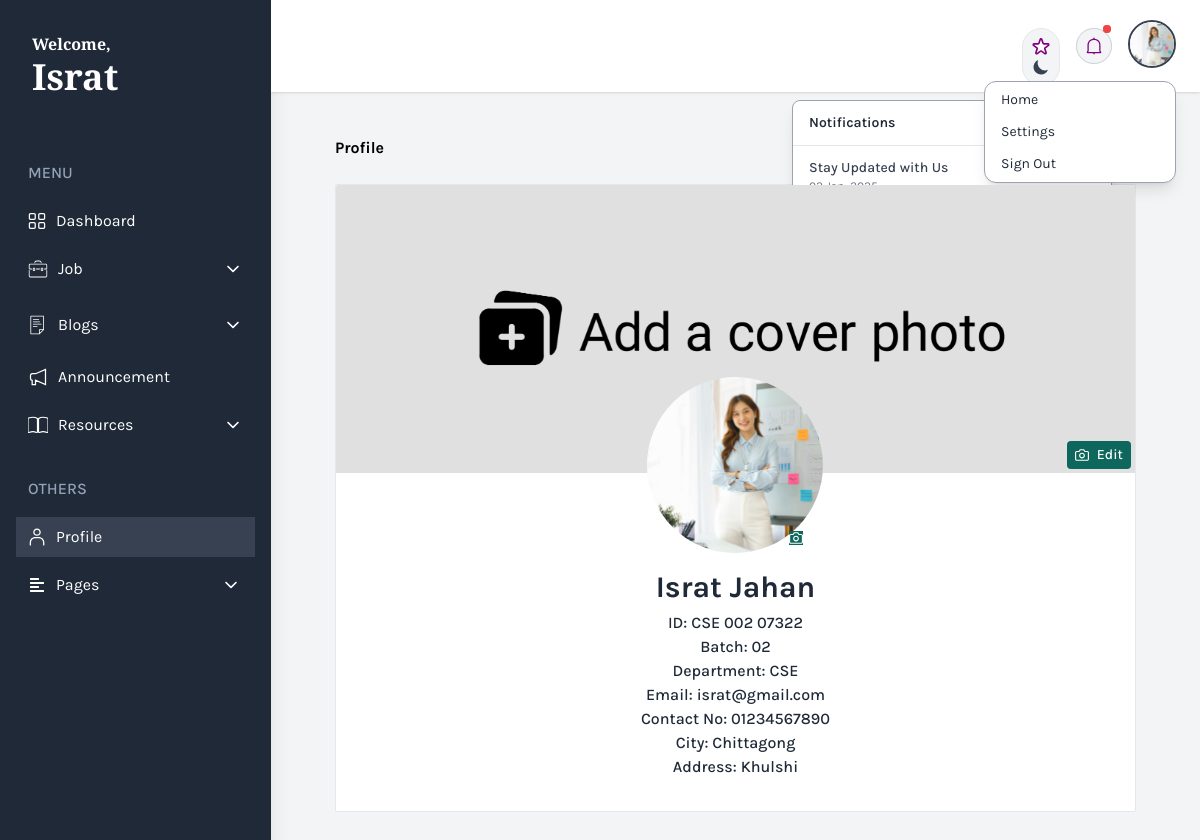
/alumni/alumni_profile.php (signed in), run on the app's committed database.
### tables this page shows
CREATE TABLE `user` (
  `u_id` varchar(20) NOT NULL,
  `first_Name` varchar(100) NOT NULL,
  `last_Name` varchar(100) NOT NULL,
  `email` varchar(100) NOT NULL,
  `password` varchar(100) NOT NULL,
  `status` varchar(100) NOT NULL,
  `role` varchar(100) NOT NULL
);

CREATE TABLE `announcement` (
  `announcement_id` varchar(30) NOT NULL,
  `title` varchar(255) NOT NULL,
  `content` text NOT NULL,
  `created_at` timestamp NOT NULL DEFAULT current_timestamp(),
  `read_state` tinyint(1) DEFAULT 0
);

CREATE TABLE `alumni` (
  `alumni_id` varchar(20) NOT NULL,
  `class_id` varchar(20) NOT NULL,
  `batch` varchar(20) NOT NULL,
  `passing_year` varchar(20) NOT NULL,
  `contact_number` varchar(15) NOT NULL,
  `full_address` varchar(200) NOT NULL,
  `city` varchar(100) NOT NULL,
  `id_photo` varchar(200) NOT NULL,
  `department` text NOT NULL,
  `created_at` timestamp NOT NULL DEFAULT current_timestamp()
);

### alumni/alumni_profile.php (the view, shortened to what this page needs)
<?php
	if ($_SESSION['login'] == TRUE && $_SESSION['status'] == 'Active') {
		include("../db_con/dbCon.php");
	?>
<!DOCTYPE html>
<html lang="en">
<head>
    <link href="https://cdn.jsdelivr.net/npm/daisyui@4.11.1/dist/full.min.css" rel="stylesheet" type="text/css" />
    <script src="https://cdn.tailwindcss.com"></script>
    <link href="https://cdn.jsdelivr.net/npm/tailwindcss@2.2.19/dist/tailwind.min.css" rel="stylesheet">
    <link href="https://cdnjs.cloudflare.com/ajax/libs/tailwindcss/2.2.19/tailwind.min.css" rel="stylesheet">
</head>
<body class="bg-gray-100 font-family-karla flex" x-data="setup()" :class="{ 'dark': isDark }">
    <aside class="relative h-screen w-[350px] hidden sm:block shadow-xl bg-gray-800">
        <div class="p-8 mb-5 ">
            <a class="text-white text-base font-bold font-garamond hover:text-gray-300">Welcome,</a>
            <?php
			    $a=$_SESSION['alumni_id'];
				$result = mysqli_query($db,"SELECT * FROM user, alumni WHERE user.u_id=alumni.alumni_id AND user.status='Active' AND user.u_id='$a'");
				if($row = mysqli_fetch_array($result)) {
							?>
                    <h1 class="text-4xl font-garamond font-bold text-white dark:text-white">
                    <?php echo $row['first_Name'];?></h1>
                <?php
							}
				?>
        </div>
        <nav class="text-white text-base  pt-3">
            <h3 class="mb-4 ml-7 text-base font-medium text-slate-400">MENU</h3>
            <a href="alumni_dashboard.php" class="flex items-center text-white gap-2.5 py-2 px-3 ml-4 mr-4 my-1 nav-item">
                Dashboard
            </a>
            <details class="group relative">
              <summary class="flex items-center justify-between text-white py-2 px-3 mx-4 my-2 nav-item cursor-pointer gap-2.5">
              <span class="flex-1">Job</span>
              </summary>
            </details>
            <details class="group relative">
              <summary class="flex items-center justify-between text-white gap-2.5 py-2 px-3 mx-4 my-2 nav-item cursor-pointer">
              <span class="flex-1">Blogs</span>
              </summary>
            </details>
            <a href="alumni_announcement.php" class="flex items-center text-white py-2 px-3 ml-4 mr-4 my-1 nav-item gap-2.5">
              <svg xmlns="http://www.w3.org/2000/svg" viewBox="0 0 24 24" fill="none" stroke="white" stroke-width="1.5" height="20" width="20">
                <path d="M9,8.087,21,3V21L9,15.913V21H5V15.913a2,2,0,0,1-2-2V10.087a2,2,0,0,1,2-2Z"/>
              </svg>Announcement
            </a>
            <details class="group relative">
              <summary class="flex items-center justify-between text-white py-2 px-3 mx-4 my-2 nav-item cursor-pointer gap-2.5">
              <span class="flex-1">Resources</span>
              </summary>
            </details>
      <div>
        <h3 class="mb-4 ml-7 mt-6 text-base font-medium text-slate-400">OTHERS</h3>
            <a href="alumni_profile.php" class="flex items-center text-white gap-2.5 py-2 px-3 ml-4 mr-4 my-1 active-nav-link">
                Profile
            </a>
            <details class="group relative">
              <summary class="flex items-center justify-between text-white py-2 px-3.5 mx-4 my-2 nav-item cursor-pointer">
                <i class="fas fa-align-left mr-3"></i>
                <span class="flex-1">Pages</span>
              </summary>
            </details>
      </div>
        </nav>
    </aside>
    <div class="w-full flex flex-col h-screen overflow-y-auto overflow-x-hidden dark:bg-gray-900">
        <header class="sticky top-0 z-999 w-full items-center bg-white dark:bg-gray-800 shadow pt-5 px-6 hidden sm:flex">
            <div class="w-1/2">
            <h1 class="mb-36 lg:mb-0 -ml-10 lg:-ml-0 lg:text-4xl font-garamond flex dark:text-white multicolor-text"><img src="images/logo (2).png" alt="" class="lg:w-14 w-14 -mt-1"></h1>
            </div>
            <div class="w-1/2 flex justify-end gap-4">
            <div class="pt-2">
              <button
                aria-hidden="true"
                @click="toggleTheme"
                class="group p-2 transition-colors duration-200 rounded-full bg-gray-100 border hover:bg-blue-200 dark:bg-gray-50 dark:hover:bg-gray-200 text-gray-900 focus:outline-none"
              >
              </button>
            </div>
        <div x-data="{
            dropdownOpen: false,
            unreadCount: 0,
            fetchUnreadCount() {
                fetch('check_unread.php')
                    .then(res => res.json())
                    .then(data => {
                        this.unreadCount = data.unread_count;
                    });
            },
            markAsRead() {
                fetch('mark_as_read.php', { method: 'POST' })
                    .then(() => {
                        this.unreadCount = 0; // Red dot hide
                    });
            }
            }" x-init="fetchUnreadCount(); setInterval(fetchUnreadCount, 5000)" class="relative">
            <a
                class="relative flex h-9 w-9 items-center justify-center rounded-full top-2 border border-gray-300 bg-gray-100 hover:text-primary dark:border-strokedark dark:bg-meta-4 dark:text-white"
                href="#"
                @click.prevent="dropdownOpen = !dropdownOpen; notifying = false"
            >
                <a href="#"
                @click.prevent="dropdownOpen = !dropdownOpen; markAsRead();"
                class="relative flex h-9 w-9 -top-7 items-center justify-center rounded-full border border-gray-300 bg-gray-100 hover:text-primary dark:border-strokedark dark:bg-meta-4 dark:text-white">
                  <span
                      x-show="unreadCount > 0"
                      class="absolute -top-1 right-0 z-10 h-2 w-2 rounded-full bg-red-500"
                  >
                      <span
                          class="absolute -z-1 inline-flex h-full w-full animate-ping rounded-full bg-red-500 opacity-75"
                      ></span>
                  </span>
              </a>
            <div
                x-show="dropdownOpen"
                @click.outside="dropdownOpen = false"
                class="absolute right-0 mt-2 w-80 rounded-lg border border-gray-400 bg-white shadow-lg dark:border-gray-700 dark:bg-gray-800"
                x-transition
            >
                <div class="px-4 py-3 border-b border-gray-200 dark:border-gray-700">
                    <h5 class="text-sm font-semibold text-gray-800 dark:text-gray-200">
                        Notifications
                    </h5>
                </div>
                <ul class="max-h-56 overflow-y-auto divide-y divide-gray-200 dark:divide-gray-700">
                    <?php
                    $sql = "SELECT * FROM announcement ORDER BY created_at DESC LIMIT 3";
                    $query = mysqli_query($db, $sql);
                    if(mysqli_num_rows($query) > 0) {
                        while ($rows = mysqli_fetch_assoc($query)) {
                            $announcement_title = $rows['title'];
                    ?>
                        <li>
                            <a
                                href="#"
                                class="block px-4 py-3 transition-all hover:bg-gray-100 dark:hover:bg-gray-700"
                            >
                                <p class="text-sm font-medium text-gray-700 dark:text-gray-200">
                                    <?php echo htmlspecialchars($announcement_title); ?>
                                </p>
                                <span class="block text-xs text-gray-500 dark:text-gray-400">
                                </span>
                            </a>
                        </li>
                    <?php
                        }
                    } else { ?>
                        <li class="px-4 py-3 text-sm text-gray-500 dark:text-gray-400">
                            No new notifications.
                        </li>
                    <?php } ?>
                </ul>
            </div>
        </div>
        <div x-data="{ isOpen: false }" class="relative">
                <button
                  @click="isOpen = !isOpen"
                  class="relative z-10 w-12 h-12 rounded-full overflow-hidden border-2 border-gray-700 hover:border-gray-300 focus:outline-none"
                >
                  <img
                    src="../upload/images/<?php echo $row['id_photo']; ?>"
                    alt="User Profile"
                    class="w-full h-full object-cover"
                  />
                </button>
                <button x-show="isOpen" @click="isOpen = false" class="h-full w-full fixed inset-0 cursor-default"></button>
                <div
                  x-show="isOpen"
                  @click.outside="isOpen = false"
                  class="absolute right-0 mt-2 w-48 rounded-xl border border-gray-400 dark:border-gray-700 bg-white shadow-lg dark:bg-gray-800"
                  x-transition
                  >
                  <a
                    href="../index.php"
                    class="block mx-2 px-2 my-1 py-1 rounded-lg text-sm dark:text-gray-200 hover:bg-gray-200 dark:hover:bg-gray-700"
                  >
                    Home
                  </a>
                  <a
                    href="../alumni/alumni_settings.php"
                    class="block mx-2 px-2 my-1 py-1 rounded-lg text-sm dark:text-gray-200 hover:bg-gray-200 dark:hover:bg-gray-700"
                  >
                    Settings
                  </a>
                  <a
                    href="../logout.php"
                    class="block mx-2 px-2 my-1 py-1 rounded-lg text-sm dark:text-gray-200 hover:bg-gray-200 dark:hover:bg-gray-700"
                  >
                    Sign Out
                  </a>
                </div>
              </div>
        </div>
      </header>
    <main class="overflow-y-auto overflow-x-hidden">
          <div class="lg:mx-10 mx-auto max-w-screen-2xl my-5 p-4 md:p-6 2xl:p-10">
            <div class="mx-auto max-w-242.5">
              <div
                class="mb-6 flex flex-col gap-3 sm:flex-row sm:items-center sm:justify-between"
              >
                <h2 class="text-title-md2 font-bold text-black dark:text-white">
                  Profile
                </h2>
                <nav>
                  <ol class="flex items-center gap-2">
                    <li>
                      <a class="font-medium dark:text-white" href="user_dashboard.php">Dashboard /</a>
                    </li>
                    <li class="dark:text-purple-400">Profile</li>
                  </ol>
                </nav>
              </div>
              <div
                class="overflow-hidden rounded-sm border border-stroke bg-white shadow-default dark:border-gray-700 dark:bg-gray-800"
                >
                <div class="relative z-1 h-72 md:h-65">
                  <img
                    src="../images/cover.png"
                    alt="profile cover"
                    class="h-full w-full rounded-tl-sm rounded-tr-sm object-cover object-center"
                  />
                  <div
                    class="absolute bottom-1 right-1 z-10 xsm:bottom-4 xsm:right-4"
                  >
                    <label
                      for="cover"
                      class="flex cursor-pointer items-center justify-center gap-2 rounded px-2 py-1 text-sm font-medium text-white hover:bg-opacity-80 xsm:px-4 bg-[#0E675C]"
                    >
                      <span class="update_profile">
                      </span>
                      <span>Edit</span>
                    </label>
                  </div>
                </div>
                <div class="px-4 pb-6 text-center lg:pb-8 xl:pb-11.5">
                  <div
                    class="relative z-30 mx-auto lg:-mt-24 h-30 w-full max-w-30 rounded-full bg-white/20 p-1 backdrop-blur sm:h-44 sm:max-w-44 sm:p-3"
                    >
                    <div class="relative drop-shadow-2">
                    <img src="../upload/images/<?php echo $row["id_photo"]; ?>" alt="User Image" class="lg:-mt-3 lg:-ml-3 rounded-full object-cover h-44 w-44 max-w-sm">
                    <label
                        for="profile"
                        class="absolute bottom-0 right-0 flex h-8.5 w-8.5 cursor-pointer items-center justify-center rounded-full bg-primary text-white hover:bg-opacity-90 sm:bottom-2 sm:right-2"
                        >
                    </label>
                  </div>
                </div>
                  <?php
							$a=$_SESSION['alumni_id'];
							$result = mysqli_query($db,"SELECT * FROM user,alumni WHERE user.u_id=alumni.alumni_id AND user.status='Active' AND user.u_id='$a'");
							if($row = mysqli_fetch_array($result)) {
							?>
                  <div class="mt-4">
                    <h3
                      class="mb-1.5 text-3xl font-bold text-gray-800 dark:text-white"
                    > <?php echo $row['first_Name'];?> <?php echo $row['last_Name'];?>
                    </h3>
                    <p class="font-medium dark:text-white">ID: <?php echo $row['class_id'];?></p>
                    <p class="font-medium dark:text-white">Batch: <?php echo $row['batch'];?></p>
                    <p class="font-medium dark:text-white">Department: <?php echo $row['department'];?></p>
                    <p class="font-medium dark:text-white">Email: <?php echo $_SESSION['email'];?></p>
                    <p class="font-medium dark:text-white">Contact No: <?php echo $row['contact_number'];?></p>
                    <p class="font-medium dark:text-white">City: <?php echo $row['city'];?></p>
                    <p class="font-medium dark:text-white">Address: <?php echo $row['full_address'];?></p>
                      <?php
							}
						?>
                    </div>
                  </div>
                </div>
              </div>
            </div>
          </div>
</body>
</html>
<?php
	} else {
		header('location:login.php?deactivate');
	}
?>

### alumni/alumni_profile.php (style rules this page uses)
.font-garamond { font-family: "EB Garamond", serif; }
.multicolor-text { background: linear-gradient(to left, #0E675C, black); -webkit-background-clip: text; color: transparent; }
.font-family-karla { font-family: karla; }
.active-nav-link { background: #374151; }

### data on the page
user: first_Name "Israt", alumni.id_photo (picture), last_Name "Jahan", alumni.class_id "CSE 002 07322", alumni.batch "02", alumni.department "CSE", alumni.contact_number "01234567890", alumni.city "Chittagong", alumni.full_address "Khulshi"
announcement: title "Stay Updated with Us"

### other printed values
$_SESSION['email'] "israt@gmail.com"
